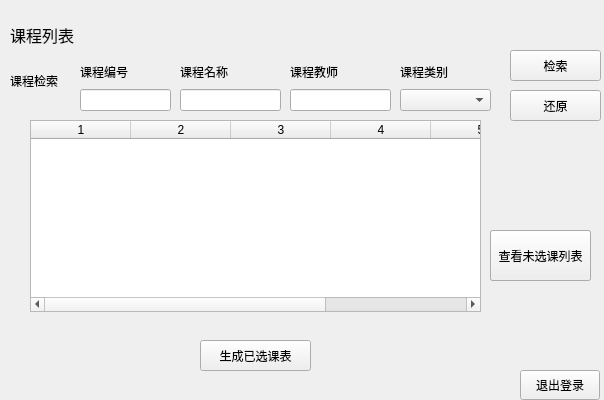
<?xml version="1.0" encoding="UTF-8"?>
<ui version="4.0">
 <class>CourseNetworkStudent</class>
 <widget class="QWidget" name="CourseNetworkStudent">
  <property name="geometry">
   <rect>
    <x>0</x>
    <y>0</y>
    <width>604</width>
    <height>400</height>
   </rect>
  </property>
  <property name="windowTitle">
   <string>课程网(学生版)</string>
  </property>
  <widget class="QPushButton" name="logoutButton">
   <property name="geometry">
    <rect>
     <x>520</x>
     <y>370</y>
     <width>80</width>
     <height>30</height>
    </rect>
   </property>
   <property name="font">
    <font>
     <pointsize>9</pointsize>
    </font>
   </property>
   <property name="text">
    <string>退出登录</string>
   </property>
  </widget>
  <widget class="QLabel" name="label">
   <property name="geometry">
    <rect>
     <x>10</x>
     <y>20</y>
     <width>161</width>
     <height>31</height>
    </rect>
   </property>
   <property name="text">
    <string>&lt;html&gt;&lt;head/&gt;&lt;body&gt;&lt;p&gt;&lt;span style=&quot; font-size:12pt;&quot;&gt;课程列表&lt;/span&gt;&lt;/p&gt;&lt;/body&gt;&lt;/html&gt;</string>
   </property>
  </widget>
  <widget class="QTableWidget" name="course_info_table">
   <property name="geometry">
    <rect>
     <x>30</x>
     <y>120</y>
     <width>451</width>
     <height>192</height>
    </rect>
   </property>
   <property name="columnCount">
    <number>6</number>
   </property>
   <column/>
   <column/>
   <column/>
   <column/>
   <column/>
   <column/>
  </widget>
  <widget class="QLabel" name="label_2">
   <property name="geometry">
    <rect>
     <x>10</x>
     <y>60</y>
     <width>61</width>
     <height>41</height>
    </rect>
   </property>
   <property name="text">
    <string>课程检索</string>
   </property>
  </widget>
  <widget class="QWidget" name="verticalLayoutWidget">
   <property name="geometry">
    <rect>
     <x>80</x>
     <y>60</y>
     <width>91</width>
     <height>51</height>
    </rect>
   </property>
   <layout class="QVBoxLayout" name="verticalLayout">
    <item>
     <widget class="QLabel" name="label_3">
      <property name="text">
       <string>课程编号</string>
      </property>
     </widget>
    </item>
    <item>
     <widget class="QLineEdit" name="IdEdit"/>
    </item>
   </layout>
  </widget>
  <widget class="QWidget" name="verticalLayoutWidget_2">
   <property name="geometry">
    <rect>
     <x>180</x>
     <y>60</y>
     <width>101</width>
     <height>51</height>
    </rect>
   </property>
   <layout class="QVBoxLayout" name="verticalLayout_2">
    <item>
     <widget class="QLabel" name="label_4">
      <property name="text">
       <string>课程名称</string>
      </property>
     </widget>
    </item>
    <item>
     <widget class="QLineEdit" name="nameEdit"/>
    </item>
   </layout>
  </widget>
  <widget class="QWidget" name="verticalLayoutWidget_3">
   <property name="geometry">
    <rect>
     <x>290</x>
     <y>60</y>
     <width>101</width>
     <height>51</height>
    </rect>
   </property>
   <layout class="QVBoxLayout" name="verticalLayout_3">
    <item>
     <widget class="QLabel" name="label_6">
      <property name="text">
       <string>课程教师</string>
      </property>
     </widget>
    </item>
    <item>
     <widget class="QLineEdit" name="teacherEdit"/>
    </item>
   </layout>
  </widget>
  <widget class="QWidget" name="verticalLayoutWidget_4">
   <property name="geometry">
    <rect>
     <x>400</x>
     <y>60</y>
     <width>91</width>
     <height>51</height>
    </rect>
   </property>
   <layout class="QVBoxLayout" name="verticalLayout_4">
    <item>
     <widget class="QLabel" name="label_5">
      <property name="text">
       <string>课程类别</string>
      </property>
     </widget>
    </item>
    <item>
     <widget class="QComboBox" name="typeBox">
      <property name="modelColumn">
       <number>0</number>
      </property>
     </widget>
    </item>
   </layout>
  </widget>
  <widget class="QPushButton" name="searchButton">
   <property name="geometry">
    <rect>
     <x>510</x>
     <y>50</y>
     <width>91</width>
     <height>31</height>
    </rect>
   </property>
   <property name="text">
    <string>检索</string>
   </property>
  </widget>
  <widget class="QPushButton" name="restoreButton">
   <property name="geometry">
    <rect>
     <x>510</x>
     <y>90</y>
     <width>91</width>
     <height>31</height>
    </rect>
   </property>
   <property name="text">
    <string>还原</string>
   </property>
  </widget>
  <widget class="QPushButton" name="selectedButton">
   <property name="geometry">
    <rect>
     <x>490</x>
     <y>230</y>
     <width>101</width>
     <height>51</height>
    </rect>
   </property>
   <property name="text">
    <string>查看已选课列表</string>
   </property>
  </widget>
  <widget class="QPushButton" name="unselectedButton">
   <property name="geometry">
    <rect>
     <x>490</x>
     <y>230</y>
     <width>101</width>
     <height>51</height>
    </rect>
   </property>
   <property name="text">
    <string>查看未选课列表</string>
   </property>
  </widget>
  <widget class="QPushButton" name="pushButton">
   <property name="geometry">
    <rect>
     <x>200</x>
     <y>340</y>
     <width>111</width>
     <height>31</height>
    </rect>
   </property>
   <property name="text">
    <string>生成已选课表</string>
   </property>
  </widget>
 </widget>
 <resources/>
 <connections/>
</ui>
